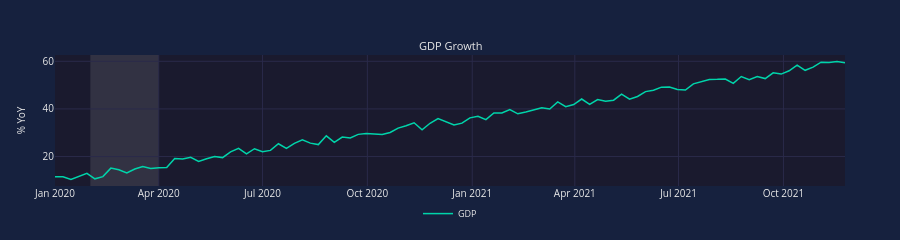

This figure's notebook cell:
### Markdown cell above
## Doc 3: Level 3 - Reference Line and Color

### Code cell
# Level 3: Add Reference Line and Explicit Color
chart = EconChart(
    Data(x=dates, y=values, name='GDP', color='teal'),
    title="GDP Growth",
    y_label='% YoY',
    horizontal_line=25,
)
board = EconBoard(chart)
board.show()
print("PASS: Level 3 - Reference line and teal color applied")
